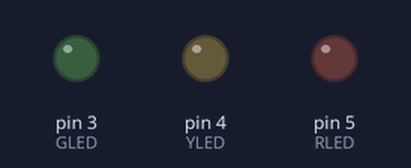
Bench run of a sketch on a simulated Arduino Uno, built with avr-gcc and run on an emulated ATmega328P. On the bench: output pins drawn as LEDs (lit = HIGH).

Above: at 0.2 s.
At 10.2 s:
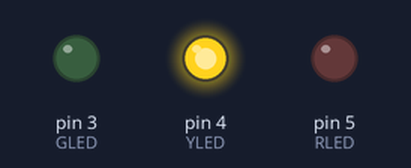
At 19.5 s:
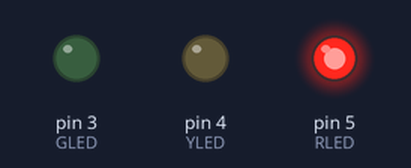
Timing chart, 0 to 27.3 s (numbered marks = the images above):
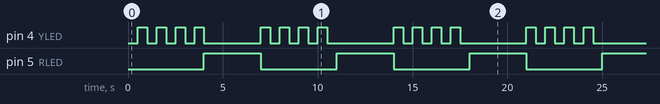

Measured:
- by itself, pin 4 (YLED): moves between LOW and HIGH, repeating every 21.0 s
- by itself, pin 5 (RLED): alternates HIGH for 3.0 s and LOW for 4.0 s

The sketch:

sketch_nov5a.ino
```cpp
#define GLED 3
#define YLED 4
#define RLED 5

typedef struct {
  unsigned long prevTime;
  int deltaTime;
} Timer_s;

Timer_s BYTimer {
  .prevTime = 0,
  .deltaTime = 500
};

Timer_s RStateTimer {
  .prevTime = 0,
  .deltaTime = 3000
};

Timer_s BYStateTimer {
  .prevTime = 0,
  .deltaTime = 4000
};


typedef enum {
  RSTATE, //red state
  RYSTATE, // red yellow state
  YSTATE, // yellow state
  GSTATE, // green state
  BYSTATE  //blink yellow state
} State_e;

State_e State = BYSTATE;

unsigned char CheckTimer(Timer_s *timer);

void setup() {
  pinMode(GLED, OUTPUT);
  pinMode(YLED, OUTPUT);
  pinMode(RLED, OUTPUT);

  digitalWrite(GLED, LOW);
  digitalWrite(YLED, LOW);
  digitalWrite(RLED, LOW);
}

void loop() {
  switch (State) {
    case RSTATE:
      if(CheckTimer(&RStateTimer)) {
        State = BYSTATE;
        BYStateTimer.prevTime = millis();
        digitalWrite(RLED, LOW);
      }
      break;

    case RYSTATE:
      break;

    case YSTATE:
      break;

    case GSTATE:
      break;

    case BYSTATE:
      if (CheckTimer(&BYTimer)) {
        digitalWrite(YLED, 1-digitalRead(YLED));
      }
      if (CheckTimer(&BYStateTimer)) {
        State = RSTATE;
        // BYSTATE exit
        digitalWrite(YLED, LOW); // sárga kikapcsol
        // RSTATE entry
        digitalWrite(RLED, HIGH);
        // következpo allapot timer prev ertekenek beallitasa
        RStateTimer.prevTime = millis();
      }
      break;
  }
}

unsigned char CheckTimer(Timer_s *timer) {
  unsigned long actTime = millis();
  if(actTime - timer->prevTime > timer->deltaTime) {
    timer->prevTime = actTime;
    return 1; //eltelt
  }
  return 0; //nem telt el
}
```
